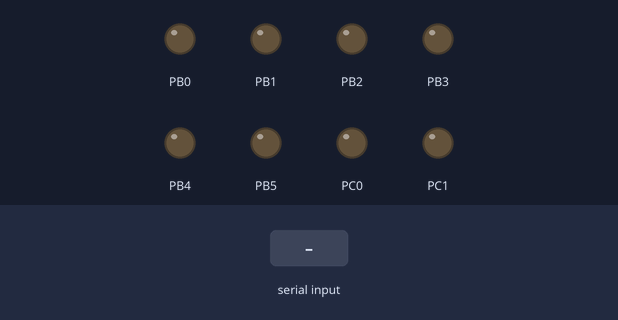
Recording of a program running on a simulated ATmega328P, built with avr-gcc and emulated at 16 MHz. Shown: output pins drawn as LEDs (lit = HIGH). The test bench sets the inputs (shaded band). What the program prints to the serial monitor is not drawn.

Above: at 1.2 s.
1.3 s: "1\n" received over Serial
At 2.5 s:
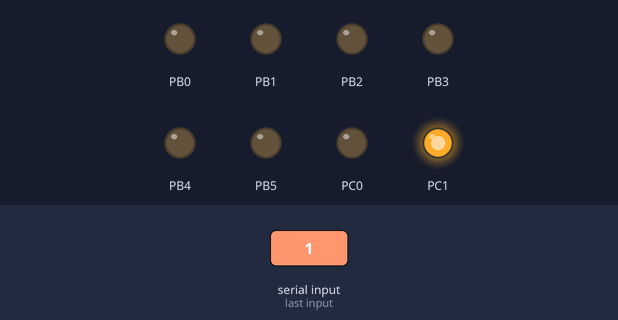
2.8 s: "2\n" received over Serial
At 3.7 s:
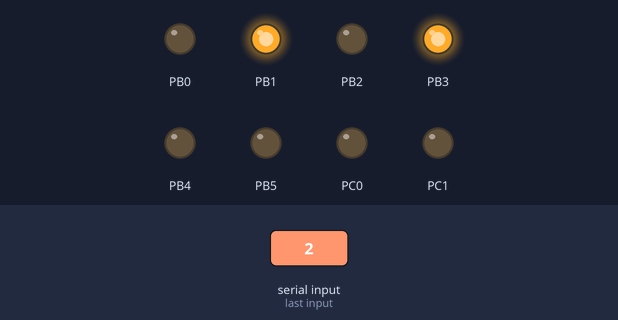
Timing chart, 0 to 5.8 s (numbered marks = the images above; inputs shaded):
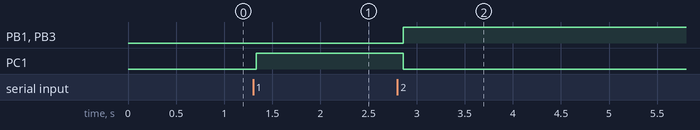

The program:

main.c
```c
/*
 * Laboratorio6.c
 *
 * Created: 24/04/2026 11:38:30
 * Author: Rodrigo García
 * Description: Laboratorio Completo - Menu de opciones para ver el valor del potenciometro y enviar ASCII
 */

/****************************************/
// Encabezado (Libraries)
/****************************************/
#define F_CPU 16000000UL        // Frecuencia del Arduino Nano

#include <avr/io.h>
#include <avr/interrupt.h>
#include <util/delay.h>

// Defines
#define BAUD        9600 // Velocidad de Comunicación
#define UBRR_VAL    (F_CPU / (16UL * BAUD)) - 1   // = 103 para 9600 baud a 16MHz

/****************************************/
// Function prototypes
/****************************************/
void UART_init(unsigned int ubrr);
void UART_transmit(unsigned char data);
unsigned char UART_receive(void);
void mostrar_en_LEDs(unsigned char dato);
void cadena(char  txt[]);
void ADC_init(void);
unsigned int ADC_read(void);
void numero(unsigned int num);
void menu(void);

/****************************************/
// Main Function
/****************************************/
int main(void)
{
    // Configuracion de puertos

    // Puerto B, PB0-PB5 como salida.
    DDRB = 0x3F;        // 0b00111111
    PORTB = 0x00;

    // Puerto C, PC0 y PC1 como salida
    DDRC = 0x03;        // 0b00000011
    PORTC = 0x00;

    // Inicializar UART y ADC
    UART_init(UBRR_VAL);
	ADC_init();

    // Habilitar interrupciones globales
    sei();

    // Primer Mensaje
    cadena(" Laboratorio 6 - UART \n");

    // Parte 1: Enviar un caracter desde el MCU hacia la PC
    // UART_transmit('R');     // Enviar letra 'A' a la hiperterminal

    // Parte 2: Recibir un caracter y mostrarlo en los LEDs
    // unsigned char received;

    while (1)
    {
       menu(); // Mostrar menu y ver opciones.
    }

    return 0;
}

/****************************************/
// NON-Interrupt subroutines
/****************************************/

// UART_init: Configura el modulo UART del Arduino.

void UART_init(unsigned int ubrr)
{
    // Configurar baud rate
    UBRR0H = (unsigned char)(ubrr >> 8);
    UBRR0L = (unsigned char)(ubrr);

    // Habilitar transmisor y receptor
    UCSR0B = (1 << RXEN0) | (1 << TXEN0);

    // Formato: 8 bits de datos, 1 stop bit, sin paridad
    UCSR0C = (1 << UCSZ01) | (1 << UCSZ00);
}

// UART_transmit: Envia un byte por UART
void UART_transmit(unsigned char data)
{
    while (!(UCSR0A & (1 << UDRE0)));   // Esperar buffer vacio
    UDR0 = data;
}

// UART_receive: Espera y retorna un byte recibido por UART
unsigned char UART_receive(void)
{
    while (!(UCSR0A & (1 << RXC0)));    // Esperar dato recibido
    return UDR0;
}

void cadena(char txt[])
{
    for (unsigned char i = 0; txt[i] != '\0'; i++)
    {
	    UART_transmit(txt[i]);
    }
}

// mostrar_en_LEDs: Muestra el byte recibido en los 8 LEDs
void mostrar_en_LEDs(unsigned char dato)
{
    // Bits bajos a Puerto B
    PORTB = (PORTB & 0xC0) | (dato & 0x3F);

    // Bits altos desplazados a PC0 y PC1
    PORTC = (PORTC & 0xFC) | ((dato >> 6) & 0x03);
}

// Configurar Modulo ADC
void ADC_init(void)
{
	ADMUX = (1 << REFS0) | (1 << MUX1); // Referencia AVCC y Canal ADC2
    ADCSRA = (1 << ADEN) | (1 << ADPS2) | (1 << ADPS1) | (1 << ADPS0);  // Habilitar ADC con Prescaler 128

}

// Leer el Valor del ADC
unsigned int ADC_read(void)
{
	ADCSRA |= (1 << ADSC); //Iniciar la conversion
	while (ADCSRA & (1 << ADSC)); // Esperar que termine
	return ADC; // REtornar valor
}
void numero(unsigned int num)
{
	char buffer[6];
	unsigned char i = 0;
	    // Caso especial: si num es 0
	    if (num == 0)
	    {
		    UART_transmit('0');
		    return;
	    }

	    // Extraer digitos de derecha a izquierda
	    while (num > 0)
	    {
		    buffer[i] = (num % 10) + '0';  // Convertir digito a ASCII
		    num /= 10;
		    i++;
	    }

	    // Enviar digitos de izquierda a derecha
	    for (unsigned char j = i; j > 0; j--)
	    {
		    UART_transmit(buffer[j - 1]);
	    }
}
void menu(void)
{
    unsigned char opcion;
    unsigned int valorADC;

    // Mostrar menu
    cadena("\n----------------------\n");
    cadena("        MENU          \n");
    cadena("----------------------\n");
    cadena("1. Leer Potenciometro \n");
    cadena("2. Enviar ASCII       \n");
    cadena("----------------------\n");
    cadena("Ingrese opcion: ");

    // Esperar opcion del usuario
    opcion = UART_receive();
    UART_transmit(opcion);              // Eco de la opcion
    cadena("\n");

    // Ejecutar segun opcion
    switch (opcion)
    {
		case '1':
		// Leer potenciometro y mostrar valor de 0 a 255
		valorADC = ADC_read();
		unsigned char valor8bits = (unsigned char)(valorADC >> 2);  //8 bits

		cadena("Valor Potenciometro: ");
		numero(valor8bits);
		cadena("/255\n");

		// Mostrar en LEDs
		mostrar_en_LEDs(valor8bits);
		_delay_ms(500);
		break;

	    case '2':
	    // Recibir un caracter ASCII y mostrarlo en LEDs
	    cadena("Escriba un caracter: ");
	    unsigned char ascii = UART_receive();
	    UART_transmit(ascii);       // Eco del caracter
	    cadena("\nCaracter recibido: ");
	    UART_transmit(ascii);
	    cadena("\nValor ASCII: ");
	    numero(ascii);
	    cadena("\n");
	    mostrar_en_LEDs(ascii);     // Mostrar en LEDs
	    _delay_ms(500);
	    break;

	    default:
	    // Opcion invalida
	    cadena("Opcion invalida, intente de nuevo.\n");
	    break;
    }
}
/****************************************/
// Interrupt routines
/****************************************/
```

Measured:
- after the input at 1.3 s, PC1: LOW → HIGH at once
- after the input at 2.8 s, PB1, PB3: LOW → HIGH after 0.06 s; PC1: HIGH → LOW after 0.06 s
